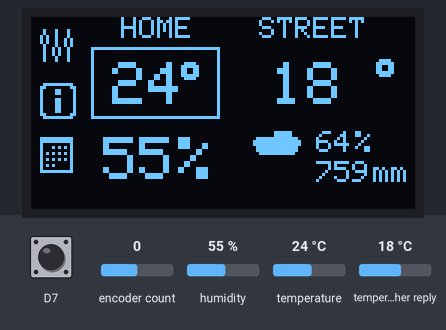
Simulated run of this sketch. Board: ESP8266 (NodeMCU). Shown: 128×64 one-colour display. The test bench sets the inputs (shaded band); at power-on: D7 HIGH, encoder count 0, humidity 55 %, temperature 24 °C, temperature in the weather reply 18 °C. WiFi joins after 1.5 s; servers stay silent unless stated; web services answer with replies made up by the test bench; what the sketch prints to the serial monitor is not drawn.

Above: at 5.5 s.
5.6 s: D7 pulled LOW for 0.15 s
At 6.4 s:
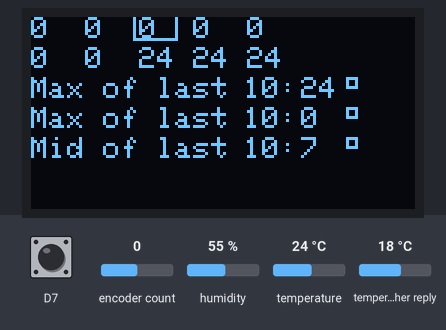
10.2 s: encoder count set to 1
At 12.7 s:
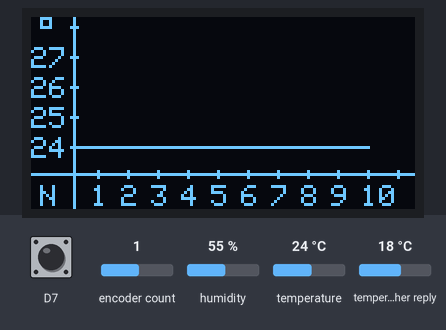
13.8 s: D7 pulled LOW for 1 s
At 22.39 s:
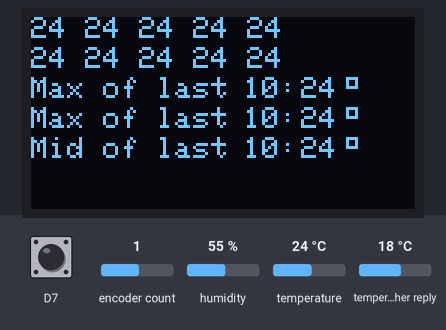
22.5 s: D7 pulled LOW for 0.15 s
At 28.4 s:
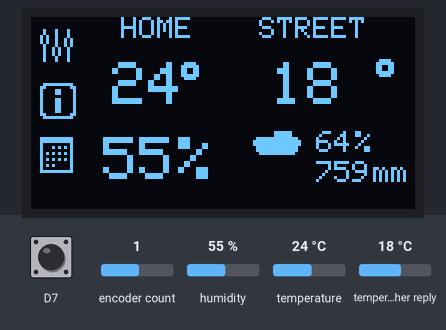
29.5 s: D7 pulled LOW for 3.2 s
At 30.4 s:
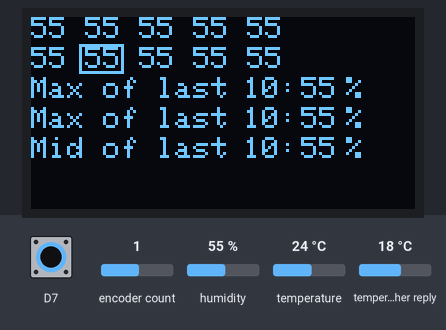
34.2 s: encoder count set to 2
At 35.5 s:
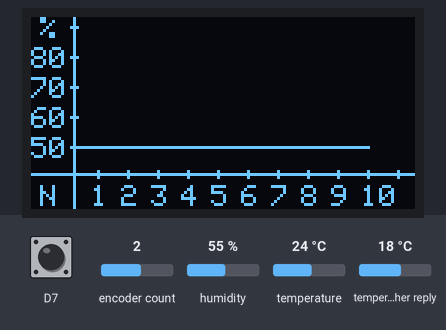
Timing chart, 0 to 36.7 s (numbered marks = the images above; inputs shaded):
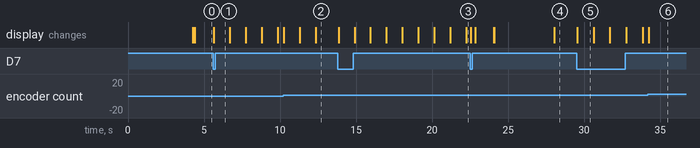

The sketch:

Weather_Station_Window_Menu.ino
```cpp
#include <Arduino.h>
#include <dht11.h>
#include <SPI.h>
#include <Wire.h>
#include <Adafruit_GFX.h>
#include <Adafruit_SSD1306.h>
#include<GyverEncoder.h>
#include <ArduinoJson.h>
#include <ESP8266WiFi.h>
#include "GyverButton.h"

#define XDATA 90          // Размещение данных по Х
#define XSIMB (XDATA+13)  // Размещение символов по Х
#define SIZEARR 10
#define UPDATETIME (rate*1000)
//#define DEBUG
#define NOEnternerDEB 1

short MounthCode, YearCode, lastYearOfYear;
struct timeNow {
  int hours;
  int mins;
  int secs;
  int days;
  int mounths;
  int years;
  short dayOfWeek;
} timeNow1;

struct streetData {
  int timeOffset = 0;
    long timeNow = 0;
    int skyIconCode = 0;
    int pressure = 0;
    int temp = 0;
    byte hum = 0;
    byte windSpeed = 0;
    byte windDegree = 0;
} streetData1;

const char* host = "api.openweathermap.org";
String lineFromServer;
uint8_t count=0;
int8_t selectedMenuPunct=0;
uint8_t temp[10], hum[10],light[10];
uint8_t lastTemp, lastHum, lastLight;
uint16_t rate=1;
unsigned long prTime1=0,prTime2=0,prTime3=0,prTime4=10000,prTime5=0, prTime6=0;
 // №1 Для меню; №2 Для подпунктов ключевых значений; №3 для графиков; №4 для About;

#include "UnixDate.h"

dht11 DHT11;
Adafruit_SSD1306 display(128,64,&Wire,5);
Encoder enc1(D5, D6, D7); // CLK  DT SW
UnixDate date;
GButton butt1(D4);
GButton butt2(D5);

#include "BitMaps.h"
#include "func.h"
#include "streetWeatherFunc.h"


void setup() {
  enc1.setType(TYPE2);
  butt1.setType(LOW_PULL);
  Wire.begin(D3, D2);
  display.begin(SSD1306_SWITCHCAPVCC, 0x3C);
  #if DEBUG
    Serial.begin(115200);
  #endif
  startMessage();
  #if NOEnternerDEB == 1 // 1 - с использованием интернета
    WiFi.begin("Tanya", "9RT_8fg-7vb.");
    while (WiFi.status() != WL_CONNECTED) { delay(500); Serial.print("."); }
    while(streetData1.hum==0){
      bool i = 0;
      if(i==0){
        getWeatherFromOWM();
        i=1;
      }
    }
  #endif
  getLastData();
  drawMenuData();
  drawSelectBox();

}

void loop() {
  if(enc1.isRight())
    encoderRightTurn();
  if(enc1.isLeft())
    encoderLeftTurn();
  if(enc1.isPress())
    selectMenuPunct(selectedMenuPunct);
  if(millis()-prTime1>=4000){
    getLastData();
    drawMenuData();
    drawSelectBox(selectedMenuPunct);
    prTime1 += 4000;
  }
  if(millis()-prTime6>180*1000) {
    prTime1=millis();
    getWeatherFromOWM();
  }
  enc1.tick();
}
```

UnixDate.h
```cpp
#ifndef UnixDate_h
#define UnixDate_h

class UnixDate {
public:
    void  UnixDateUpdate (uint32_t t, int8_t gmt) {
    uint32_t a;
    uint32_t b;
    uint32_t c;
    uint32_t d;
    uint32_t e;
    uint32_t f;
    int h;
    int j;
    int k;

    t += gmt * 3600;
    seconds = t % 60ul;
    t /= 60;
    minutes = t % 60ul;
    t /= 60;
    hours = t % 24ul;
    t /= 24;

    a = (uint32_t) ((4ul * t + 102032) / 146097 + 15);
    b = (uint32_t) (t + 2442113 + a - (a / 4));
    c = (20 * b - 2442) / 7305;
    d = b - 365 * c - (c / 4);
    e = d * 1000 / 30601;
    f = d - e * 30 - e * 601 / 1000;

    // январь и февраль как 13 и 14 месяцы
    if (e <= 13) {
      c -= 4716;
      e -= 1;
    } else {
      c -= 4715;
      e -= 13;
    }

    year = c;
    month = e;
    day = f;

    if (e <= 2) {
      e += 12;
      c -= 1;
    }
    j = c / 100;
    k = c % 100;
    h = f + (26 * (e + 1) / 10) + k + (k / 4) + (5 * j) + (j / 4);  // Уравнение Зеллера
    dayOfWeek = ((h + 5) % 7) + 1;
  }
  uint16_t year;
  uint8_t month;
  uint8_t day;
  uint8_t dayOfWeek;
  uint8_t hours;
  uint8_t minutes;
  uint8_t seconds;
private:
};
#endif
```

streetWeatherFunc.h
```cpp
streetData parseDataFromOWM(){
  StaticJsonDocument<1000> doc;
  DeserializationError error = deserializeJson(doc, lineFromServer);
  if (error) {
    Serial.print(F("deserializeJson() failed: "));
    Serial.println(error.c_str());
  }
  streetData1.temp =(doc["current"]["temp"].as<int>());
  streetData1.hum =(doc["current"]["humidity"].as<byte>());
  streetData1.pressure =((doc["current"]["pressure"].as<int>())*0.75);
  streetData1.skyIconCode =(doc["current"]["weather"][0]["id"].as<int>());
  streetData1.windDegree=(doc["currengitt"]["wind_deg"].as<byte>());
  streetData1.windSpeed=(doc["current"]["wind_speed"].as<byte>());
  streetData1.timeNow=(doc["current"]["dt"].as<long>());
  streetData1.timeOffset=(doc["timezone_offset"].as<int>());
  return streetData1;
}

void getWeatherFromOWM() {
  WiFiClient client;
  if (!client.connect(host, 80)) {
    Serial.println("connection failed");
    return;
  }
  client.println("GET /data/2.5/onecall?lat=53.902512&lon=27.561481&exclude=hourly,daily&units=metric&appid=42fc6c4f5fd9135f7b61759ee9b9fb01");
  client.println("Host: samples.openweathermap.org"); // говорим к какому хосту обращаемся (на сервере может быть несколько сайтов)
  client.println("Connection: close"); // говорим что закончили
  client.println();
  Serial.println("");
  delay(1000);
  while(client.available()){
   lineFromServer = client.readStringUntil('\0');
   Serial.println(lineFromServer);
  }
  streetData1 = parseDataFromOWM(); // парсим данные из строки ответа сервера в структуры
  date.UnixDateUpdate(streetData1.timeNow, 3);
}
```

Source omitted: BitMaps.h (data table, 3625 bytes), func.h (18551 bytes)

Measured:
- after the input at 5.6 s, the display: changes after 0.05 s (image 1)
- after the input at 10.2 s, the display: first changes after 0.05 s (image 2 shows a later state)
- after the input at 13.8 s, the display: first changes after 0.05 s (image 3 shows a later state)
- after the input at 22.5 s, the display: changes after 0.05 s (image 4)
- after the input at 29.5 s, the display: changes after 0.05 s (image 5)
- after the input at 34.2 s, the display: changes after 0.05 s (image 6)
- what the display in image 5 shows lasts 1.0 s, from 29.6 s to 30.6 s
